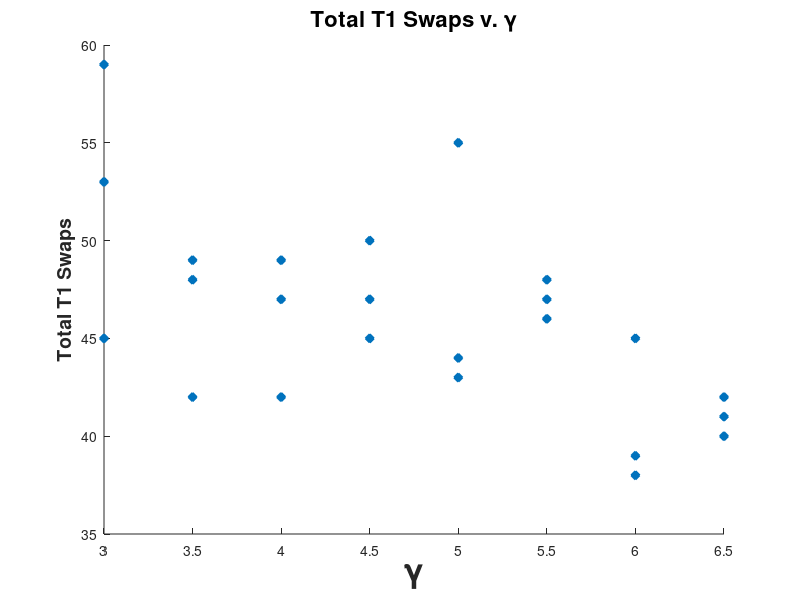
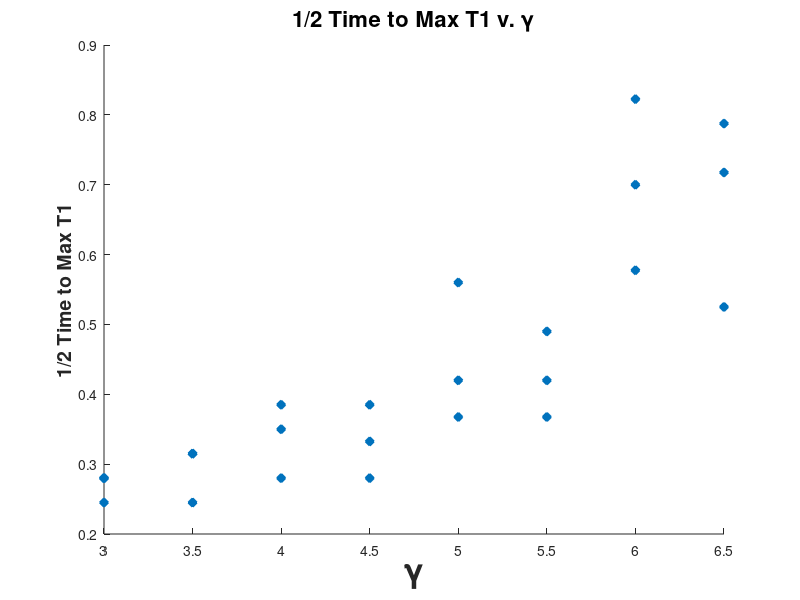

These figures' MATLAB source, in order:
gamma20 = [3 3 3 3.5 3.5 3.5 4 4 4 4.5 4.5 4.5 5 5 5 5.5 5.5 5.5 6 6 6 6.5 6.5 6.5];
maxt1swaps = [59	45	53 49	42	48 47	42	49 50	45	47 55	44	43 48	47	46 39	45	38 42	41	40];
time2half = [0.245	0.28	0.28 0.315	0.315	0.245 0.28	0.35	0.385 0.3325	0.385	0.28 0.3675	0.56	0.42 0.3675	0.42	0.49 0.8225	0.5775	0.7 0.7175	0.525	0.7875];

close all
figure;
scatter(gamma20, maxt1swaps, 'diamond', 'LineWidth', 1.5, 'MarkerFaceColor', 'flat');
title('Total T1 Swaps v. \gamma', 'FontSize', 16, 'FontWeight', 'bold');
xlabel('\gamma', 'FontSize', 24, 'FontWeight', 'bold');
ylabel('Total T1 Swaps','FontSize', 14, 'FontWeight', 'bold');

figure;
scatter(gamma20, time2half, 'diamond', 'LineWidth', 1.5, 'MarkerFaceColor', 'flat');
title('1/2 Time to Max T1 v. \gamma', 'FontSize', 16, 'FontWeight', 'bold');
xlabel('\gamma', 'FontSize', 24, 'FontWeight', 'bold');
ylabel('1/2 Time to Max T1','FontSize', 14, 'FontWeight', 'bold');